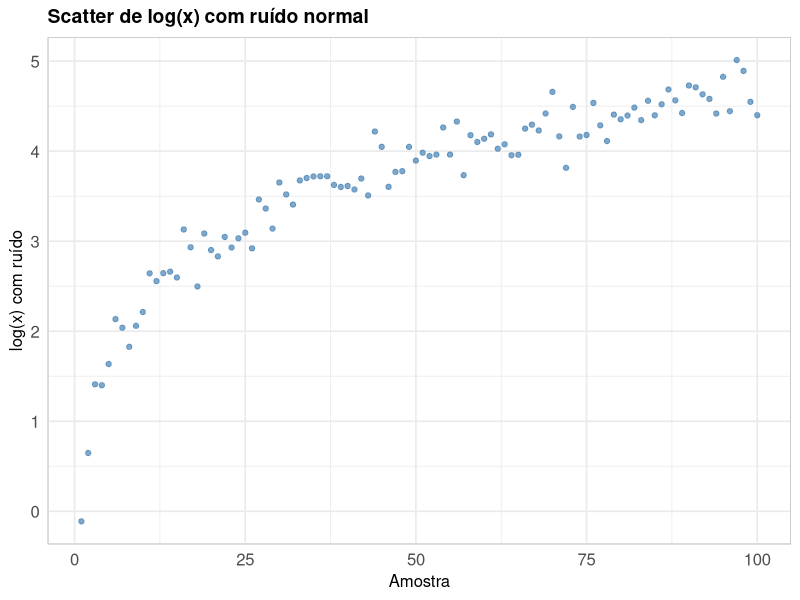
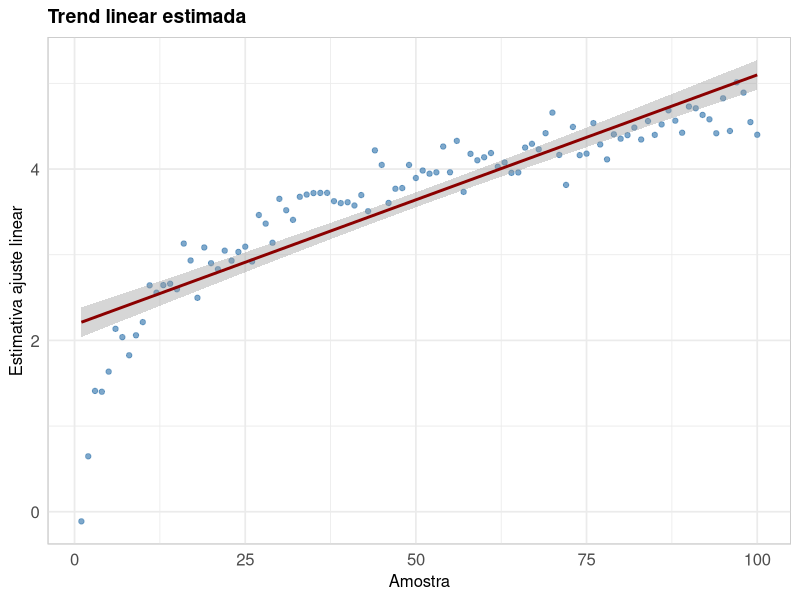
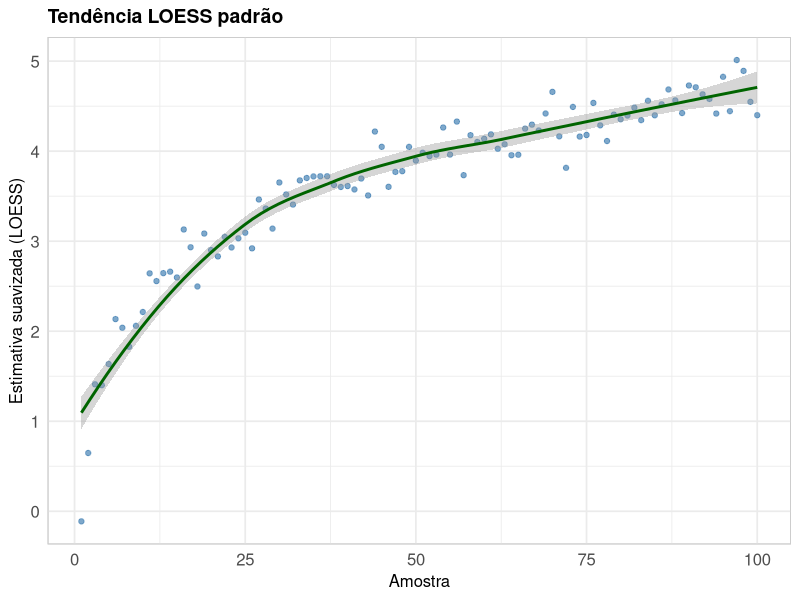
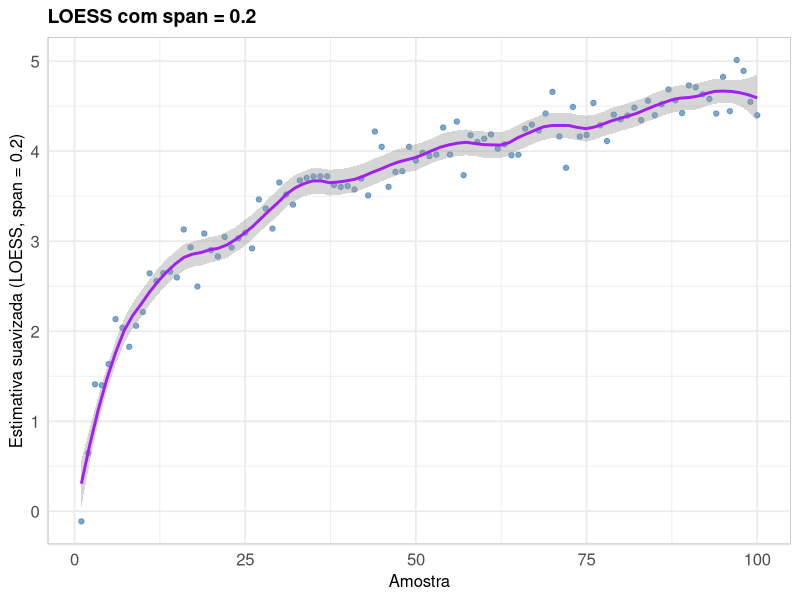

Write the R code that produced these figures, in order.
library(ggplot2)

# criar pasta de saida para figuras
dir_out <- "img"
if (!dir.exists(dir_out)) {
  dir.create(dir_out, recursive = TRUE)
}

# definir semente para reprodutibilidade
set.seed(123)

# criar conjunto de dados
n <- 100
x <- 1:n
mu <- 0
sigma <- 0.2
y <- log(x) + rnorm(n, mean = mu, sd = sigma)

df_scatter <- data.frame(x = x, y = y)

plot_theme <- theme_minimal(base_size = 13) +
  theme(
    plot.title = element_text(face = "bold", size = 14),
    plot.subtitle = element_blank(),
    plot.caption = element_blank(),
    legend.position = "bottom",
    axis.title = element_text(size = 12, face = "plain"),
    axis.text = element_text(size = 12, face = "plain"),
    panel.background = element_rect(fill = "white", colour = "grey80"),
    panel.border = element_rect(fill = NA, colour = "grey80")
  )

# scatter plot basico
p_scatter <- ggplot(df_scatter, aes(x = x, y = y)) +
  geom_point(color = "steelblue", alpha = 0.7) +
  labs(
    title = "Scatter de log(x) com ruído normal",
    x = "Amostra",
    y = "log(x) com ruído"
  ) +
  plot_theme

# adicionar tendencia linear
p_linear <- p_scatter +
  geom_smooth(method = "lm", se = TRUE, color = "darkred") +
  labs(
    title = "Trend linear estimada",
    x = "Amostra",
    y = "Estimativa ajuste linear"
  )

# adicionar tendencia loess
p_loess <- p_scatter +
  geom_smooth(method = "loess", se = TRUE, color = "darkgreen") +
  labs(
    title = "Tendência LOESS padrão",
    x = "Amostra",
    y = "Estimativa suavizada (LOESS)"
  )

# loess com span = 0.2
p_loess_span <- p_scatter +
  geom_smooth(method = "loess", se = TRUE, span = 0.2, color = "purple") +
  labs(
    title = "LOESS com span = 0.2",
    x = "Amostra",
    y = "Estimativa suavizada (LOESS, span = 0.2)"
  )

# scatter basico
ggsave(file.path(dir_out, "scatter_basico.png"),
  plot = p_scatter, width = 6, height = 4, dpi = 300)

# scatter com tendencia linear
ggsave(file.path(dir_out, "scatter_linear.png"),
  plot = p_linear, width = 6, height = 4, dpi = 300)

# scatter com loess
ggsave(file.path(dir_out, "scatter_loess.png"),
  plot = p_loess, width = 6, height = 4, dpi = 300)

# scatter com loess span 0.2
ggsave(file.path(dir_out, "scatter_loess_span.png"),
  plot = p_loess_span, width = 6, height = 4, dpi = 300)